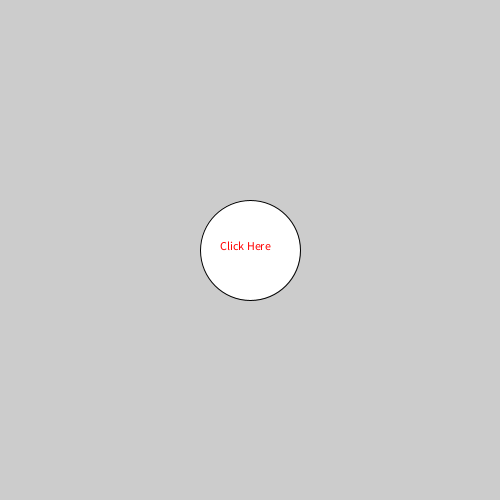
Frame 1 (no input)
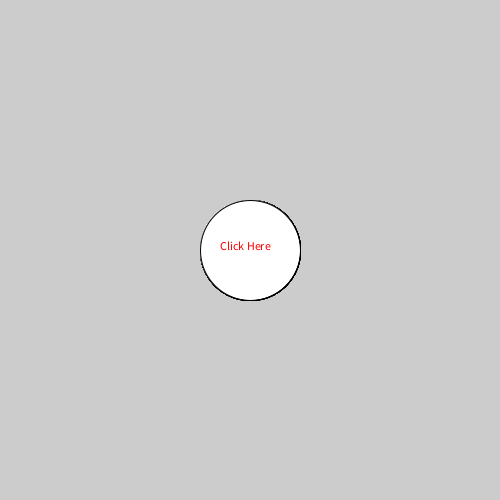
Frame 60 (the mouse pressed at the canvas centre just before this capture)
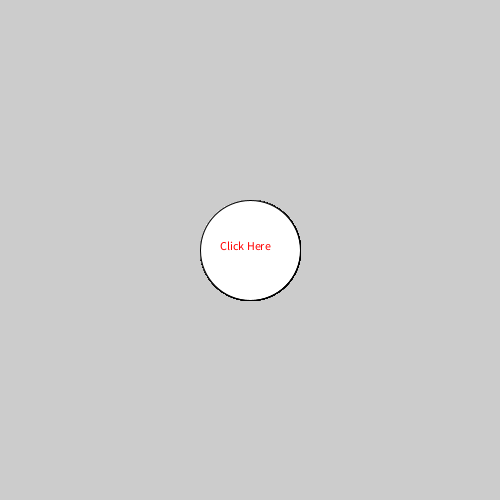
Frame 120 (the mouse held since frame 60 and released just before this capture)

The Processing sketch that drew these frames (run headless with seeded random() and noise(); from frame 60 on, the mouse is pressed at the canvas centre):

// Processing sketch: processing_59257
// ── processing_59257.pde

int rad = 0;
void setup()
{
  size(500,500);
}

void draw()
{
  fill(255,255,255);
  ellipse(250,250,100,100);
  fill(255,0,0);
  text("Click Here",220,250);
}

void mousePressed()
{
  changeBackground(int(random(0,4)));
}

void changeBackground(int i)
{
  if (i == 0)
  {
    background(255,255,255);
  }
  
  if (i == 1)
  {
    background(0,0,0);
  }
  
  if (i == 2)
  {
    background(255,0,0);
  }
  
  if (i == 3)
  {
    background(0,255,0);
  }
  
  if (i == 4)
  {
    background(0,0,255);
  }
}
